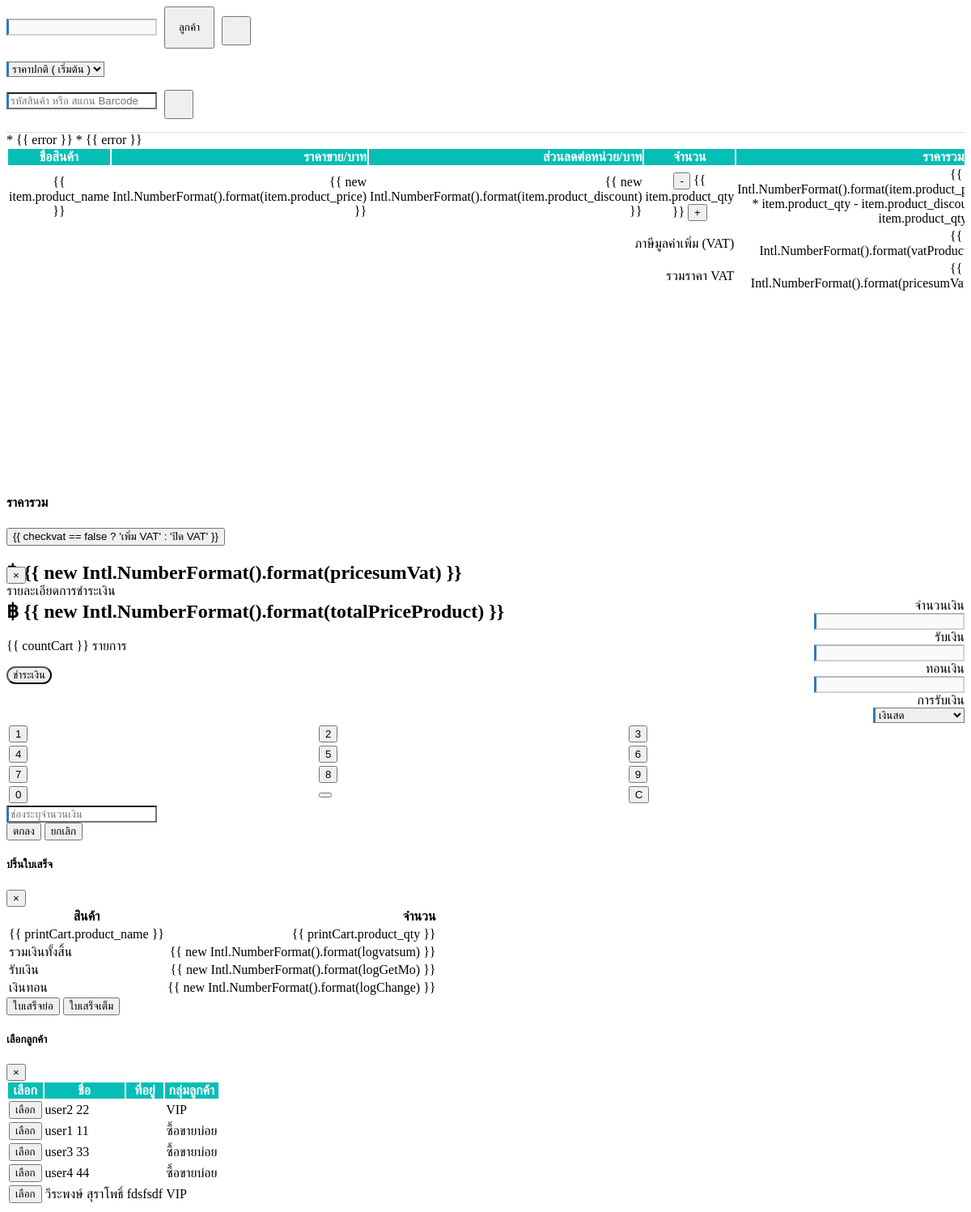
Page /src/salebarcode.php on the committed database.
### tables this page shows
CREATE TABLE `tb_customer` (
  `customer_id` int(11) NOT NULL,
  `card_number` varchar(100) NOT NULL,
  `customer_fname` varchar(200) NOT NULL,
  `customer_lname` varchar(200) NOT NULL,
  `customer_phone` varchar(10) NOT NULL,
  `customer_line` varchar(100) NOT NULL,
  `customer_address` varchar(255) NOT NULL,
  `group_id` int(11) NOT NULL,
  `created_at` varchar(100) NOT NULL
);

CREATE TABLE `tb_group_customer` (
  `group_id` int(11) NOT NULL,
  `group_name` varchar(200) NOT NULL
);

### src/salebarcode.php (the view, shortened to what this page needs)
<?php include('../config/connect.php') ?>
<div id="app">
    <div class="card p-2">
        <div class="row">
            <div class="col-lg-12 col-12 col-md-12 main-cart">
                <div class="d-flex justify-content-between align-items-center" style="border-bottom: 1px solid #ddd;">
                    <form class="d-flex justify-content-between align-items-center">
                        <input type="text" class="form-control" :value="custoemr != '' ? custoemr : 'เลือกลูกค้า'" disabled>
                        <button type="button" class="btn btn-info" @click="openCustomer()" style="padding: 16px;margin-left: 5px;">ลูกค้า</button>
                        <button type="button" class="btn btn-secondary" @click="clearCustomer" style="padding: 16px;margin-left: 5px;"><i class="mdi mdi-refresh"></i></button>
                    </form>
                    <div>
                        <form action="" class="d-flex justify-content-between align-items-center">
                            <select name="" id="" class="form-control" @change="onChangePrice" :disabled="cartProducts.length >= 1">
                                <option value="product_price" selected>ราคาปกติ ( เริ่มต้น )</option>
                            </select>
                        </form>
                    </div>
                    <div>
                        <form action="" method="post" @submit="findItem" class="d-flex justify-content-between align-items-center">
                            <input type="text" v-model="searchValue" class="form-control " placeholder="รหัสสินค้า หรือ สแกน Barcode">
                            <button class="btn btn-success" style="padding: 16px;margin-left: 5px;"><i class="mdi mdi-magnify"></i></button>
                        </form>
                    </div>
                </div>
                <span class="text-danger" v-if="error == 'ไม่พบสินค้า'">* {{ error }}</span>
                <span v-else class="text-success">* {{ error }}</span>
                <div class="table-responsive cc-box-cart">
                    <table class="table table-bordered">
                        <thead>
                            <tr>
                                <th class="show-center">ชื่อสินค้า</th>
                                <th class="show-right">ราคาขาย/บาท</th>
                                <th class="show-right">ส่วนลดต่อหน่วย/บาท</th>
                                <th class="show-center" width="10%">จำนวน</th>
                                <th class="show-right">ราคารวม/บาท</th>
                            </tr>
                        </thead>
                        <tbody>
                            <tr v-for="(item,index) in cartProducts" :key="index">
                                <td class="show-center">{{ item.product_name }}</td>
                                <td class="show-right">{{ new Intl.NumberFormat().format(item.product_price) }}</td>
                                <td class="show-right">{{ new Intl.NumberFormat().format(item.product_discount) }}</td>
                                <td class="show-center" width="20%">
                                    <button class="btn text-black" @click="minusProduct(item)">-</button>
                                    <span class="text-primary">{{ item.product_qty }}</span>
                                    <button class="btn text-black" @click="plusProduct(item)">+</button>
                                </td>
                                <td class="show-right">{{ new Intl.NumberFormat().format(item.product_price * item.product_qty - item.product_discount * item.product_qty) }}</td>
                            </tr>
                            <tr v-if="checkvat">
                                <td colspan="4" class="show-right">ภาษีมูลค่าเพิ่ม (VAT)</td>
                                <td colspan="1" class="show-right">{{ new Intl.NumberFormat().format(vatProduct) }}</td>
                            </tr>
                            <tr v-if="checkvat">
                                <td colspan="4" class="show-right">รวมราคา VAT </td>
                                <td colspan="1" class="show-right">{{ new Intl.NumberFormat().format(pricesumVat) }}</td>
                            </tr>
                        </tbody>
                    </table>
                </div>
                <div class="p-4">
                    <div class="d-flex justify-content-between">
                        <h4 class="text-black">ราคารวม</h4>
                        <button class="btn btn-primary" @click="Checkvat">{{ checkvat == false ? 'เพิ่ม VAT' : 'ปิด VAT' }}</button>
                    </div>
                    <div class="d-flex justify-content-between mt-2">
                        <h2 v-if="checkvat" class="text-danger">฿ {{ new Intl.NumberFormat().format(pricesumVat) }}</h2>
                        <h2 v-else class="text-danger">฿ {{ new Intl.NumberFormat().format(totalPriceProduct) }}</h2>
                        <p class="text-danger">{{ countCart }} รายการ</p>
                    </div>
                    <button class="btn btn-info w-100 p-3 mt-1" style="border-radius: 20px;" @click="chageMoney">ชำระเงิน</button>
                </div>
            </div>
        </div>
    </div>
    <div class="modal fade" id="ModalSalepic" tabindex="-1" role="dialog" aria-labelledby="myLargeModalLabel" aria-hidden="true">
        <div class="modal-dialog">
            <div class="modal-content">
                <div class="modal-header">
                    <button type="button" class="close" data-dismiss="modal" aria-label="Close">
                        <span aria-hidden="true">&times;</span>
                    </button>
                </div>
                <div class="modal-body">
                    <div class="row">
                        <div class="col-lg-7 col-md-7">
                            <div class="card">
                                <div class="card-header alert alert-primary text-center">รายละเอียดการชำระเงิน</div>
                                <div class="row p-2" style="text-align: right;">
                                    <div class="col-5 mb-2">จำนวนเงิน</div>
                                    <div class="col-7 mb-2"><input type="text" disabled :value="checkvat ? pricesumVat : totalPriceProduct" style="text-align: right;" class="form-control"></div>
                                    <div class="col-5 mb-2">รับเงิน</div>
                                    <div class="col-7 mb-2"><input type="text" v-model="currentValue" disabled style="text-align: right;" class="form-control"></div>
                                    <div class="col-5 mb-2">ทอนเงิน</div>
                                    <div class="col-7 mb-2"><input type="text" disabled :value="changeMo" style="text-align: right;" class="form-control"></div>
                                    <div class="col-5 mb-2">การรับเงิน</div>
                                    <div class="col-7 mb-2">
                                        <select name="" id="" class="form-control" @change="onChange($event)">
                                            <option value="cash">เงินสด</option>
                                        </select>
                                    </div>
                                </div>
                            </div>
                        </div>
                        <div class="col-lg-5 col-md-5">
                            <table style="width: 100%;">
                                <tr>
                                    <td><button class="btn btn-secondary" @click="addnum(1)">1</button></td>
                                    <td><button class="btn btn-secondary" @click="addnum(2)">2</button></td>
                                    <td><button class="btn btn-secondary" @click="addnum(3)">3</button></td>
                                </tr>
                                <tr>
                                    <td><button class="btn btn-secondary" @click="addnum(4)">4</button></td>
                                    <td><button class="btn btn-secondary" @click="addnum(5)">5</button></td>
                                    <td><button class="btn btn-secondary" @click="addnum(6)">6</button></td>
                                </tr>
                                <tr>
                                    <td><button class="btn btn-secondary" @click="addnum(7)">7</button></td>
                                    <td><button class="btn btn-secondary" @click="addnum(8)">8</button></td>
                                    <td><button class="btn btn-secondary" @click="addnum(9)">9</button></td>
                                </tr>
                                <tr>
                                    <td><button class="btn btn-secondary" @click="addnum(0)">0</button></td>
                                    <td><button class="btn btn-warning" @click="deleteNumber()"><i class="mdi mdi-keyboard-backspace" style="font-size: 1px;"></i></button></td>
                                    <td><button class="btn btn-danger" @click="clearnum()">C</button></td>
                                </tr>
                            </table>
                            <div class="my-2">
                                <input type="text" v-model="currentValue" class="form-control" placeholder="ช่องระบุจำนวนเงิน">
                            </div>
                            <div class="modal-footer justify-content-center">
                                <button class="btn btn-success" @click="saleOrder()">ตกลง</button>
                                <button class="btn btn-danger" data-dismiss="modal" aria-label="Close">ยกเลิก</button>
                            </div>
                        </div>
                    </div>
                </div>
            </div>
        </div>
    </div>
    <div class="modal fade" id="ModalPrint" tabindex="-1" role="dialog" aria-labelledby="mySmallModalLabel" aria-hidden="true">
        <div class="modal-dialog modal-sm">
            <div class="modal-content">
                <div class="modal-header">
                    <h5 class="modal-title text-black" id="textcategory">ปริ้นใบเสร็จ</h5>
                    <button type="button" class="close" data-dismiss="modal" aria-label="Close">
                        <span aria-hidden="true">&times;</span>
                    </button>
                </div>
                <div class="modal-body">
                    <table class="table">
                        <tr>
                            <th>สินค้า</th>
                            <th style="text-align:right">จำนวน</th>
                        </tr>
                        <tr v-for="printCart in logCart">
                            <td>{{ printCart.product_name }}</td>
                            <td style="text-align:right">{{ printCart.product_qty }}</td>
                        </tr>
                        <tr>
                            <td>รวมเงินทั้งสิ้น</td>
                            <td style="text-align:right">{{ new Intl.NumberFormat().format(logvatsum) }}</td>
                        </tr>
                        <tr>
                            <td>รับเงิน</td>
                            <td style="text-align:right">{{ new Intl.NumberFormat().format(logGetMo) }}</td>
                        </tr>
                        <tr>
                            <td>เงินทอน</td>
                            <td style="text-align:right">{{ new Intl.NumberFormat().format(logChange) }}</td>
                        </tr>
                    </table>
                </div>
                <div class="modal-footer justify-content-center">
                    <button class="btn btn-info" @click="printBill()"><i class="mdi mdi-printer"></i>ใบเสร็จย่อ</button>
                    <button class="btn btn-primary" @click="printBillFull()"><i class="mdi mdi-printer"></i>ใบเสร็จเต็ม</button>
                </div>
            </div>
        </div>
    </div>
    <div class="modal fade" id="ModalCustomer" tabindex="-1" role="dialog" aria-labelledby="myLargeModalLabel" aria-hidden="true">
        <div class="modal-dialog">
            <div class="modal-content">
                <div class="modal-header">
                    <h5 class="modal-title" id="textcategory">เลือกลูกค้า</h5>
                    <button type="button" class="close" data-dismiss="modal" aria-label="Close">
                        <span aria-hidden="true">&times;</span>
                    </button>
                </div>
                <div class="modal-body">
                    <div class="card card-body">
                        <div class="table-responsive">
                            <table class="table table-hover" id="dataTable">
                                <thead>
                                    <tr>
                                        <th class="text-center">เลือก</th>
                                        <th class="text-center">ชื่อ</th>
                                        <th class="text-center">ที่อยู่</th>
                                        <th class="text-center">กลุ่มลูกค้า</th>
                                    </tr>
                                <tbody>
                                    <?php
                                    $customer = $conn->query("SELECT * FROM tb_customer");
                                    foreach ($customer as $row) :
                                        $group = $conn->query("SELECT * FROM tb_group_customer WHERE group_id = '$row[group_id]'");
                                        $row_group = $group->fetch_array();
                                    ?>
                                        <tr>
                                            <td><button class="btn btn-xs btn-success" @click="selectCustomer('<?= $row['customer_fname'] ?>','<?= $row['customer_lname'] ?>',<?= $row['customer_id'] ?>)">เลือก</button></td>
                                            <td><?= $row['customer_fname'] . ' ' . $row['customer_lname'] ?></td>
                                            <td><?= $row['customer_address'] ?></td>
                                            <td><?= $row_group['group_name'] ?></td>
                                        </tr>
                                    <?php endforeach; ?>
                                </tbody>
                                </thead>
                            </table>
                        </div>
                    </div>
                </div>
            </div>
        </div>
    </div>
</div>

### src/salebarcode.php (style rules this page uses)
.main-cart { height: 670px; }
.cc-box-cart { overflow-y: scroll; max-height: 550px; height: 100%; }
.cc-box-cart { overflow-y: scroll; max-height: 409px; height: 100%; }
.show-center { text-align: center; }
.show-right { text-align: right; }
thead { background-color: #06beb6; color: #fff; }
.form-control { border-left: 3px solid #337ab7 !important; }

### rows in the picture
tb_customer: customer_fname "user2", customer_lname "22", group.group_name "VIP"
tb_customer: customer_fname "user1", customer_lname "11", group.group_name "ซื้อขายบ่อย"
tb_customer: customer_fname "user3", customer_lname "33", group.group_name "ซื้อขายบ่อย"
tb_customer: customer_fname "user4", customer_lname "44", group.group_name "ซื้อขายบ่อย"
tb_customer: customer_fname "วีระพงษ์", customer_lname "สุราโพธิ์", customer_address "fdsfsdf", group.group_name "VIP"
